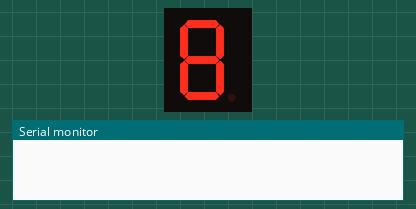
Simulated run of this sketch. Board: Arduino Uno, built with avr-gcc and run on an emulated ATmega328P. Shown: 1-digit seven-segment display, the last lines printed to the serial monitor. Wiring (inferred from the names in the program): 1-digit 7-segment display, segments lit when LOW: segments pin 8, pin 9, pin 2, pin 3, pin 4, pin 5, pin 6. The segment pins are drawn as the display they are named for.

Above: at 0.1 s.
At 0.6 s:
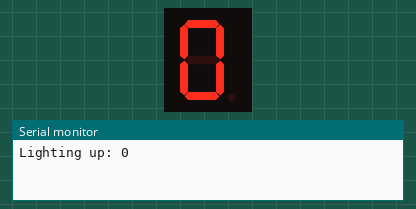
At 1.1 s:
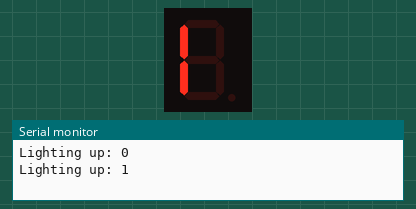
At 2.1 s:
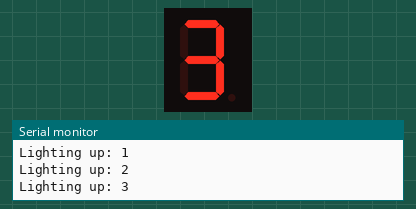
At 3.1 s:
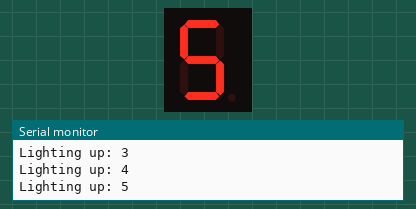
At 5.1 s:
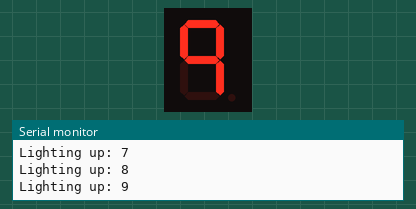

The sketch:

seven_seg.ino
```cpp
#define SEG_A 8
#define SEG_B 9
#define SEG_C 2
#define SEG_D 3
#define SEG_E 4
#define SEG_F 5
#define SEG_G 6

#define DELAY 500

// each row has output needed for A, B,..., G

int segmap[10][7] = {
  { LOW, LOW, LOW, LOW, LOW, LOW, HIGH },
  { HIGH, HIGH, HIGH, HIGH, LOW, LOW, HIGH } ,
  { LOW, LOW, HIGH, LOW, LOW, HIGH, LOW }, //2
  { LOW, LOW, LOW, LOW, HIGH, HIGH, LOW },
  { HIGH, LOW, LOW, HIGH, HIGH, LOW, LOW },
  { LOW, HIGH, LOW, LOW, HIGH, LOW, LOW }, // 5
  { HIGH, HIGH, LOW, LOW, LOW, LOW, LOW },
  { LOW, LOW, LOW, HIGH, HIGH, HIGH, HIGH },
  { LOW, LOW, LOW, LOW, LOW, LOW, LOW },
  { LOW, LOW, LOW, HIGH, HIGH, LOW, LOW }
};

int segPin[7] = { 8, 9, 2, 3, 4, 5, 6 }; // e.g "B" segment from pin #9

// could make this a little more efficient/compact by putting the pin numbers in an array...
void light(int num) {
  Serial.print("Lighting up: ");
  Serial.println(num);

  digitalWrite(SEG_A, segmap[num][0]);
  digitalWrite(SEG_B, segmap[num][1]);
  digitalWrite(SEG_C, segmap[num][2]);
  digitalWrite(SEG_D, segmap[num][3]);
  digitalWrite(SEG_E, segmap[num][4]);
  digitalWrite(SEG_F, segmap[num][5]);
  digitalWrite(SEG_G, segmap[num][6]);
}


void LoopDisplay()
{
  //Loop through all Chars and Numbers
  int i = -1;

  while(++i < 10) {
    delay(DELAY);
    light(i);
  }
 }

void setup()
{
  //Setup our pins
  pinMode(SEG_A, OUTPUT);
  pinMode(SEG_B, OUTPUT);
  pinMode(SEG_C, OUTPUT);
  pinMode(SEG_D, OUTPUT);
  pinMode(SEG_E, OUTPUT);
  pinMode(SEG_F, OUTPUT);
  pinMode(SEG_G, OUTPUT);
  Serial.begin(9600);  //Begin serial communcation

}

void loop()
{
  LoopDisplay();
}
```

Measured:
- by itself, everything shown: repeats every 5.0 s, in 10 steps
- what the display in image 1 shows lasts 0.5 s, from 0.5 s to 1.0 s
